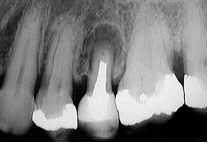
#> input picture Endodoncia corta.jpg, 208 x 148 px
$ jupyter execute --allow-errors Prototipo_Proyecto.ipynb   (shell and % lines are left out)   (older library calls are emulated)
#> lines starting #> are read from the running program, lines starting #| are printed output that depends on the picture; after the words box and inside, x2 and y2 are one past the last pixel; in counts of white or black regions, pixels touching at a corner belong together
<a href="https://colab.research.google.com/github/Seba-Paulsen/Proyecto-Endodoncia/blob/main/Prototipo_Proyecto.ipynb" target="_parent"></a>

# Cargar Imagen a trabajar

[cell 1]
%cd /content/Proyecto-Endodoncia

[cell 2]
from matplotlib import pyplot as plt
import numpy as np
import cv2

[cell 3]
img = cv2.imread("Endodoncia corta.jpg")
#> img is the input picture: shape (148, 208, 3); mean B, G, R 131, 131, 131

[cell 4]
print('La imagen shapes.png tiene dimensiones: ', img.shape )
#| La imagen shapes.png tiene dimensiones:  (148, 208, 3)

[cell 5]
fig = plt.figure(figsize=(6, 6))
plt.imshow(img)
plt.axis('off')

[cell 6]
img_rgb = cv2.cvtColor(img, cv2.COLOR_BGR2RGB)

[cell 7]
fig = plt.figure(figsize=(6, 6))
plt.imshow(img_rgb)
plt.axis('off')

[cell 8]
img_gray = cv2.cvtColor(img, cv2.COLOR_BGR2GRAY)
fig = plt.figure(figsize=(6, 6))
plt.imshow(img_gray, cmap='gray')
plt.axis('off')

[cell 9]
img_flat = img_gray.flatten()

plt.figure()
plt.hist(img_flat,20)
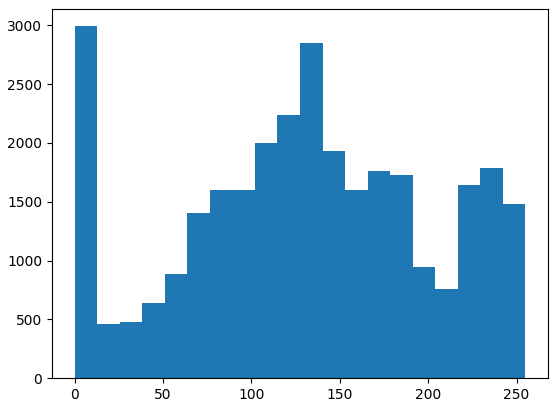
#> figure drawn by matplotlib, 1 panel; tallest bar 2993 high, from x = 0 to 12.75

[cell 10]
mask = cv2.inRange(img_gray, 215, 250)/255
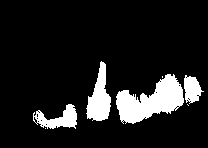
#> mask: shape (148, 208) float64; values 0 (black) and 1 (white), 11.8% white; 7 white regions (3 under 20 px), largest, box (x1, y1, x2, y2) and area: (116, 74, 184, 124) 1857, (86, 61, 111, 121) 845, (33, 104, 77, 129) 565, (184, 75, 204, 104) 370
mask = np.uint8(mask)

fig = plt.figure(figsize=(6, 6))
plt.imshow(mask, cmap='gray')
plt.axis('off')

[cell 11]
edges = cv2.Canny(mask, 0 , 1)
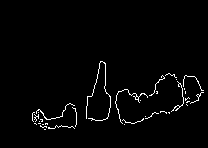
#> edges: shape (148, 208); 2.1% white in thin lines or dots, all inside (x1, y1, x2, y2) = (32, 61, 204, 130)

[cell 12]
dientes, labels = cv2.connectedComponents(mask)
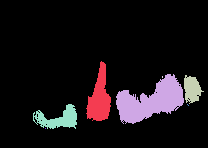
#> labels: shape (148, 208) int32; 8 distinct labels, from 0 to 7; one colour per label, 0 black
#> dientes = 8

[cell 13]
print('dientes identificadas: {:d}'.format((dientes - 1)))
#| dientes identificadas: 7
diente_1= np.uint8(labels==1)
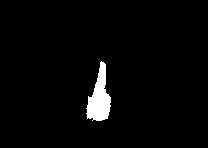
#> diente_1: shape (148, 208); values 0 (black) and 1 (white), 2.7% white; 1 white region, box (x1, y1, x2, y2) and area: (86, 61, 111, 121) 845
fig = plt.figure(figsize=(6, 6))
plt.imshow(diente_1, cmap='gray')
plt.axis('off')

$ run again, with EndodonciaArriba.jpg copied over Endodoncia corta.jpg
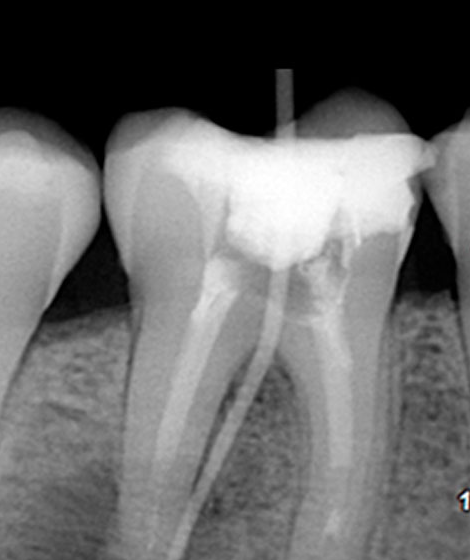
#> input picture EndodonciaArriba.jpg, 470 x 560 px
#> img is the input picture: shape (560, 470, 3); mean B, G, R 107.5, 107.5, 107.5
#| La imagen shapes.png tiene dimensiones:  (560, 470, 3)
#> edges: shape (560, 470); 0.7% white in thin lines or dots, all inside (x1, y1, x2, y2) = (168, 137, 469, 509)
#> `dientes, labels = cv2.connectedComponents(mask)`:
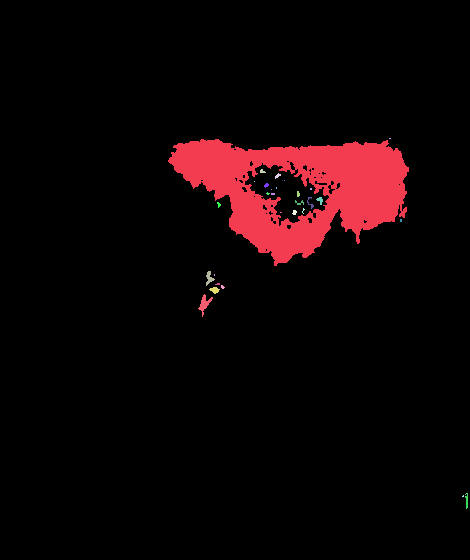
#> labels: shape (560, 470) int32; 30 distinct labels, from 0 to 29; one colour per label, 0 black
#> dientes = 30
#| dientes identificadas: 29
#> `diente_1= np.uint8(labels==1)`:
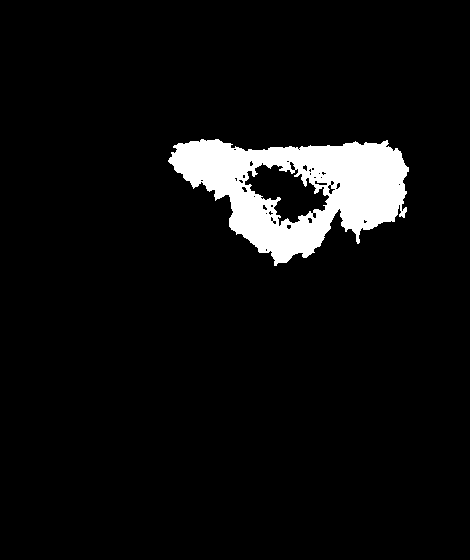
#> diente_1: shape (560, 470); values 0 (black) and 1 (white), 6% white; 1 white region, box (x1, y1, x2, y2) and area: (168, 139, 409, 266) 15792
